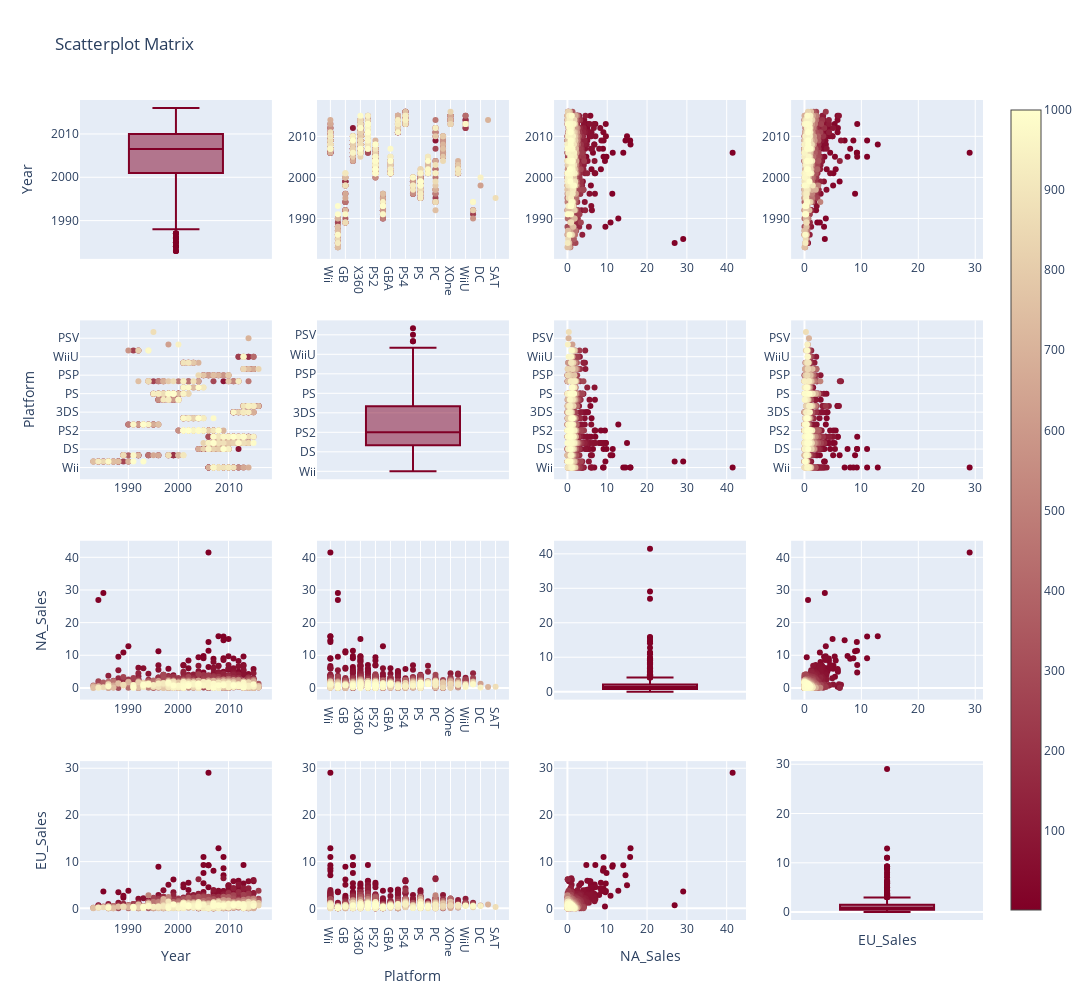

The notebook cell this image was saved under:
### Markdown cell above
### ANALYSIS -
## 1)The bubble chart above visualizes the relationship between game release years, rankings, and global sales. The size and color of the bubbles represent the magnitude of global sales, while the game titles, along with their respective publishers, are provided. Notably, the first 15 games in the chart are developed and released by Nintendo. Additionally, the chart indicates the distribution of publishers for the top 100 games.

### Code cell
df3 = df2.loc[:,["Year","Platform","NA_Sales","EU_Sales" ]]

df3["index"] = np.arange(1,len(df2)+1)
# scatter matrix
fig = ff.create_scatterplotmatrix(df3, diag='box', index='index',colormap='YlOrRd',
                                  colormap_type='seq',
                                  height=1000, width=1200)
iplot(fig)

### Figure 1 — Plotly figure (JSON) as saved in the notebook; plotly's stock layout.template omitted (floating-point values rounded to 4 significant figures; data arrays with more than 128 entries replaced by an {"elided": "..."} marker saying what was removed)
{"data": [{"marker": {"color": "rgb(128, 0, 38)"}, "showlegend": false, "type": "box", "xaxis": "x", "y": {"elided": "1000 int values"}, "yaxis": "y"}, {"marker": {"color": {"elided": "1000 int values"}, "colorscale": [[0, "rgb(128, 0, 38)"], [1, "rgb(255, 255, 204)"]], "showscale": true, "size": 6}, "mode": "markers", "showlegend": false, "type": "scatter", "x": {"elided": "1000 str values"}, "xaxis": "x2", "y": {"elided": "1000 int values"}, "yaxis": "y2"}, {"marker": {"color": {"elided": "1000 int values"}, "colorscale": [[0, "rgb(128, 0, 38)"], [1, "rgb(255, 255, 204)"]], "showscale": false, "size": 6}, "mode": "markers", "showlegend": false, "type": "scatter", "x": {"elided": "1000 float values"}, "xaxis": "x3", "y": {"elided": "1000 int values"}, "yaxis": "y3"}, {"marker": {"color": {"elided": "1000 int values"}, "colorscale": [[0, "rgb(128, 0, 38)"], [1, "rgb(255, 255, 204)"]], "showscale": false, "size": 6}, "mode": "markers", "showlegend": false, "type": "scatter", "x": {"elided": "1000 float values"}, "xaxis": "x4", "y": {"elided": "1000 int values"}, "yaxis": "y4"}, {"marker": {"color": {"elided": "1000 int values"}, "colorscale": [[0, "rgb(128, 0, 38)"], [1, "rgb(255, 255, 204)"]], "showscale": false, "size": 6}, "mode": "markers", "showlegend": false, "type": "scatter", "x": {"elided": "1000 int values"}, "xaxis": "x5", "y": {"elided": "1000 str values"}, "yaxis": "y5"}, {"marker": {"color": "rgb(128, 0, 38)"}, "showlegend": false, "type": "box", "xaxis": "x6", "y": {"elided": "1000 str values"}, "yaxis": "y6"}, {"marker": {"color": {"elided": "1000 int values"}, "colorscale": [[0, "rgb(128, 0, 38)"], [1, "rgb(255, 255, 204)"]], "showscale": false, "size": 6}, "mode": "markers", "showlegend": false, "type": "scatter", "x": {"elided": "1000 float values"}, "xaxis": "x7", "y": {"elided": "1000 str values"}, "yaxis": "y7"}, {"marker": {"color": {"elided": "1000 int values"}, "colorscale": [[0, "rgb(128, 0, 38)"], [1, "rgb(255, 255, 204)"]], "showscale": false, "size": 6}, "mode": "markers", "showlegend": false, "type": "scatter", "x": {"elided": "1000 float values"}, "xaxis": "x8", "y": {"elided": "1000 str values"}, "yaxis": "y8"}, {"marker": {"color": {"elided": "1000 int values"}, "colorscale": [[0, "rgb(128, 0, 38)"], [1, "rgb(255, 255, 204)"]], "showscale": false, "size": 6}, "mode": "markers", "showlegend": false, "type": "scatter", "x": {"elided": "1000 int values"}, "xaxis": "x9", "y": {"elided": "1000 float values"}, "yaxis": "y9"}, {"marker": {"color": {"elided": "1000 int values"}, "colorscale": [[0, "rgb(128, 0, 38)"], [1, "rgb(255, 255, 204)"]], "showscale": false, "size": 6}, "mode": "markers", "showlegend": false, "type": "scatter", "x": {"elided": "1000 str values"}, "xaxis": "x10", "y": {"elided": "1000 float values"}, "yaxis": "y10"}, {"marker": {"color": "rgb(128, 0, 38)"}, "showlegend": false, "type": "box", "xaxis": "x11", "y": {"elided": "1000 float values"}, "yaxis": "y11"}, {"marker": {"color": {"elided": "1000 int values"}, "colorscale": [[0, "rgb(128, 0, 38)"], [1, "rgb(255, 255, 204)"]], "showscale": false, "size": 6}, "mode": "markers", "showlegend": false, "type": "scatter", "x": {"elided": "1000 float values"}, "xaxis": "x12", "y": {"elided": "1000 float values"}, "yaxis": "y12"}, {"marker": {"color": {"elided": "1000 int values"}, "colorscale": [[0, "rgb(128, 0, 38)"], [1, "rgb(255, 255, 204)"]], "showscale": false, "size": 6}, "mode": "markers", "showlegend": false, "type": "scatter", "x": {"elided": "1000 int values"}, "xaxis": "x13", "y": {"elided": "1000 float values"}, "yaxis": "y13"}, {"marker": {"color": {"elided": "1000 int values"}, "colorscale": [[0, "rgb(128, 0, 38)"], [1, "rgb(255, 255, 204)"]], "showscale": false, "size": 6}, "mode": "markers", "showlegend": false, "type": "scatter", "x": {"elided": "1000 str values"}, "xaxis": "x14", "y": {"elided": "1000 float values"}, "yaxis": "y14"}, {"marker": {"color": {"elided": "1000 int values"}, "colorscale": [[0, "rgb(128, 0, 38)"], [1, "rgb(255, 255, 204)"]], "showscale": false, "size": 6}, "mode": "markers", "showlegend": false, "type": "scatter", "x": {"elided": "1000 float values"}, "xaxis": "x15", "y": {"elided": "1000 float values"}, "yaxis": "y15"}, {"marker": {"color": "rgb(128, 0, 38)"}, "showlegend": false, "type": "box", "xaxis": "x16", "y": {"elided": "1000 float values"}, "yaxis": "y16"}], "layout": {"height": 1000, "showlegend": true, "title": {"text": "Scatterplot Matrix"}, "width": 1200, "xaxis": {"anchor": "y", "autorange": true, "domain": [0, 0.2125], "range": [-0.5, 0.5], "showticklabels": false, "type": "category"}, "xaxis10": {"anchor": "y10", "autorange": true, "domain": [0.2625, 0.475], "range": [-1.718, 23.72], "type": "category"}, "xaxis11": {"anchor": "y11", "autorange": true, "domain": [0.525, 0.7375], "range": [-0.5, 0.5], "showticklabels": false, "type": "category"}, "xaxis12": {"anchor": "y12", "autorange": true, "domain": [0.7875, 1], "range": [-2.266, 31.29], "type": "linear"}, "xaxis13": {"anchor": "y13", "autorange": true, "domain": [0, 0.2125], "range": [1980.0, 2019.0], "title": {"text": "Year"}, "type": "linear"}, "xaxis14": {"anchor": "y14", "autorange": true, "domain": [0.2625, 0.475], "range": [-1.718, 23.72], "title": {"text": "Platform"}, "type": "category"}, "xaxis15": {"anchor": "y15", "autorange": true, "domain": [0.525, 0.7375], "range": [-3.24, 44.73], "title": {"text": "NA_Sales"}, "type": "linear"}, "xaxis16": {"anchor": "y16", "autorange": true, "domain": [0.7875, 1], "range": [-0.5, 0.5], "showticklabels": false, "title": {"text": "EU_Sales"}, "type": "category"}, "xaxis2": {"anchor": "y2", "autorange": true, "domain": [0.2625, 0.475], "range": [-1.718, 23.72], "type": "category"}, "xaxis3": {"anchor": "y3", "autorange": true, "domain": [0.525, 0.7375], "range": [-3.24, 44.73], "type": "linear"}, "xaxis4": {"anchor": "y4", "autorange": true, "domain": [0.7875, 1], "range": [-2.266, 31.29], "type": "linear"}, "xaxis5": {"anchor": "y5", "autorange": true, "domain": [0, 0.2125], "range": [1980.0, 2019.0], "type": "linear"}, "xaxis6": {"anchor": "y6", "autorange": true, "domain": [0.2625, 0.475], "range": [-0.5, 0.5], "showticklabels": false, "type": "category"}, "xaxis7": {"anchor": "y7", "autorange": true, "domain": [0.525, 0.7375], "range": [-3.24, 44.73], "type": "linear"}, "xaxis8": {"anchor": "y8", "autorange": true, "domain": [0.7875, 1], "range": [-2.266, 31.29], "type": "linear"}, "xaxis9": {"anchor": "y9", "autorange": true, "domain": [0, 0.2125], "range": [1980.0, 2019.0], "type": "linear"}, "yaxis": {"anchor": "x", "autorange": true, "domain": [0.8063, 1], "range": [1981.0, 2018.0], "title": {"text": "Year"}, "type": "linear"}, "yaxis10": {"anchor": "x10", "autorange": true, "domain": [0.2687, 0.4625], "range": [-3.581, 45.07], "type": "linear"}, "yaxis11": {"anchor": "x11", "autorange": true, "domain": [0.2687, 0.4625], "range": [-2.305, 43.8], "type": "linear"}, "yaxis12": {"anchor": "x12", "autorange": true, "domain": [0.2687, 0.4625], "range": [-3.581, 45.07], "type": "linear"}, "yaxis13": {"anchor": "x13", "autorange": true, "domain": [0, 0.1938], "range": [-2.505, 31.52], "title": {"text": "EU_Sales"}, "type": "linear"}, "yaxis14": {"anchor": "x14", "autorange": true, "domain": [0, 0.1938], "range": [-2.505, 31.52], "type": "linear"}, "yaxis15": {"anchor": "x15", "autorange": true, "domain": [0, 0.1938], "range": [-2.505, 31.52], "type": "linear"}, "yaxis16": {"anchor": "x16", "autorange": true, "domain": [0, 0.1938], "range": [-1.612, 30.63], "type": "linear"}, "yaxis2": {"anchor": "x2", "autorange": true, "domain": [0.8063, 1], "range": [1980.0, 2019.0], "type": "linear"}, "yaxis3": {"anchor": "x3", "autorange": true, "domain": [0.8063, 1], "range": [1980.0, 2019.0], "type": "linear"}, "yaxis4": {"anchor": "x4", "autorange": true, "domain": [0.8063, 1], "range": [1980.0, 2019.0], "type": "linear"}, "yaxis5": {"anchor": "x5", "autorange": true, "domain": [0.5375, 0.7312], "range": [-1.899, 23.9], "title": {"text": "Platform"}, "type": "category"}, "yaxis6": {"anchor": "x6", "autorange": true, "domain": [0.5375, 0.7312], "range": [-1.222, 23.22], "type": "category"}, "yaxis7": {"anchor": "x7", "autorange": true, "domain": [0.5375, 0.7312], "range": [-1.899, 23.9], "type": "category"}, "yaxis8": {"anchor": "x8", "autorange": true, "domain": [0.5375, 0.7312], "range": [-1.899, 23.9], "type": "category"}, "yaxis9": {"anchor": "x9", "autorange": true, "domain": [0.2687, 0.4625], "range": [-3.581, 45.07], "title": {"text": "NA_Sales"}, "type": "linear"}}}
